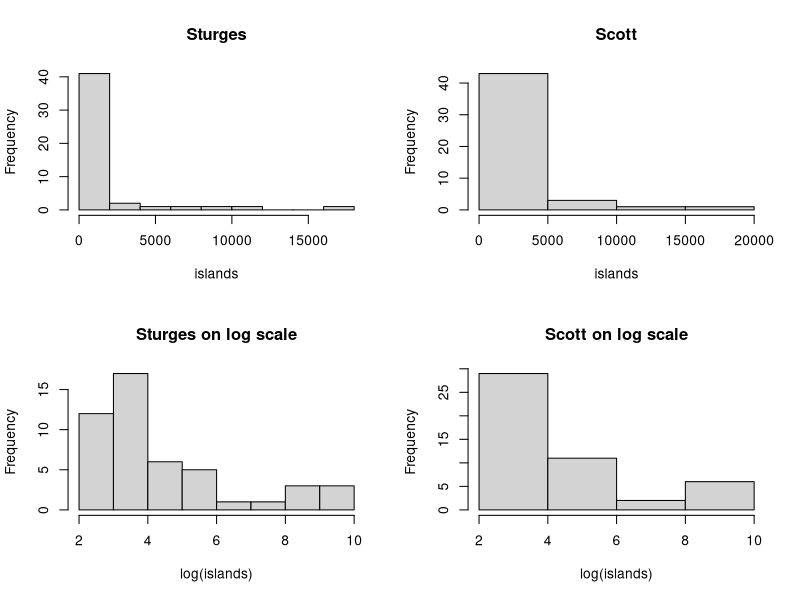
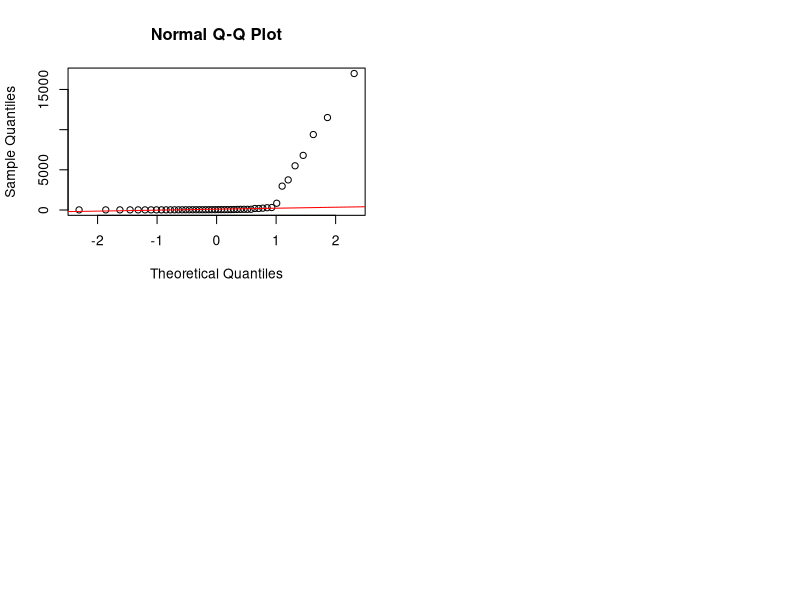
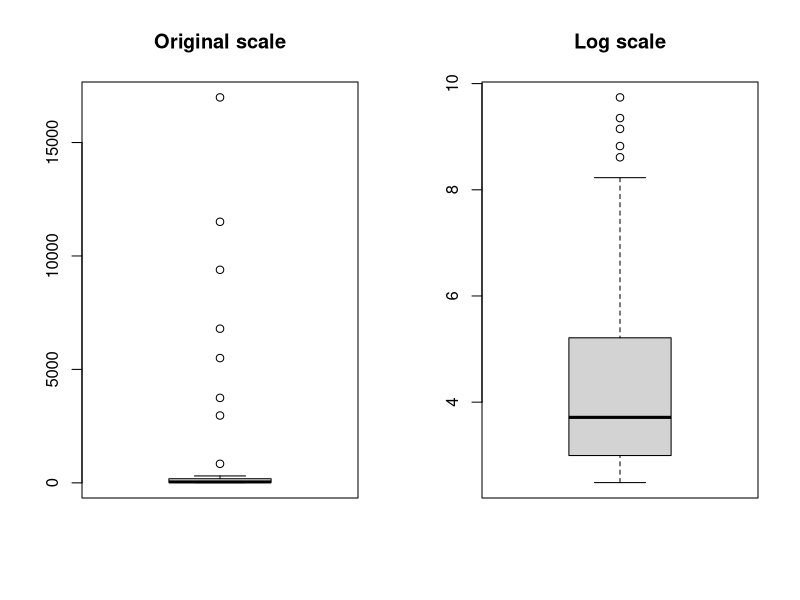
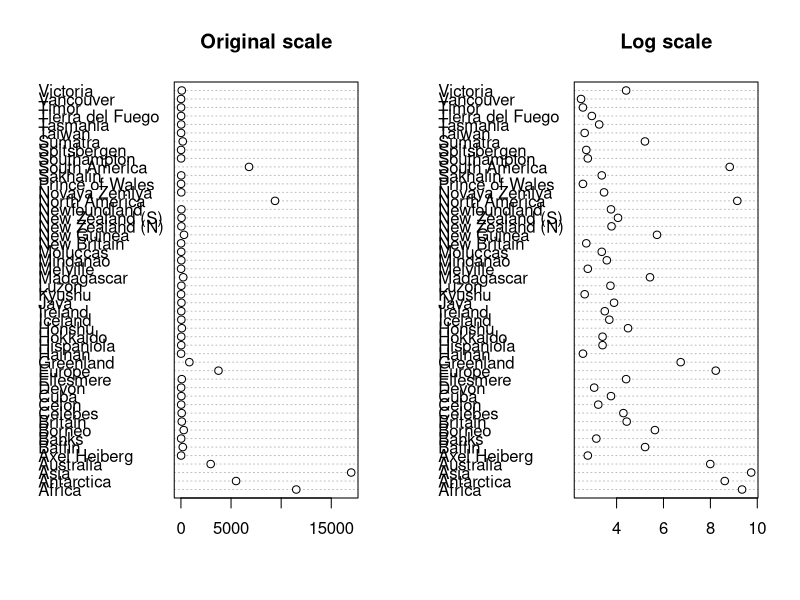
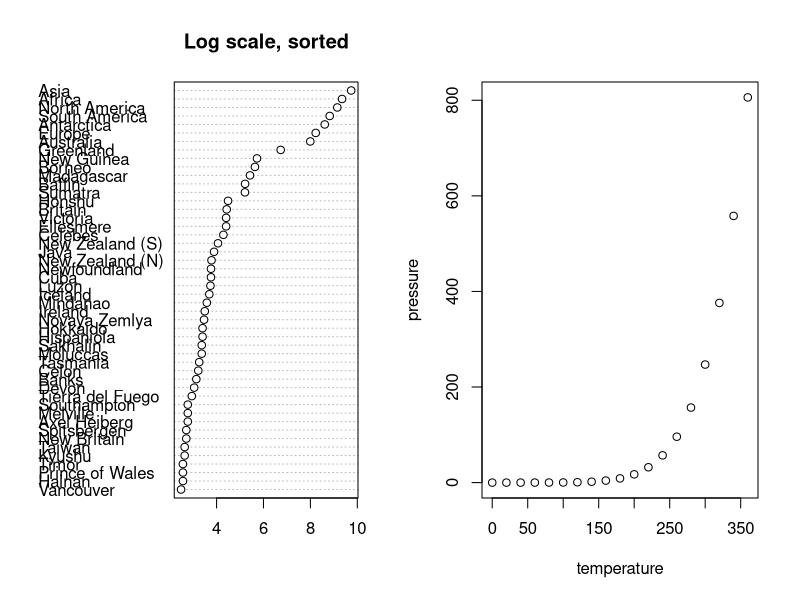
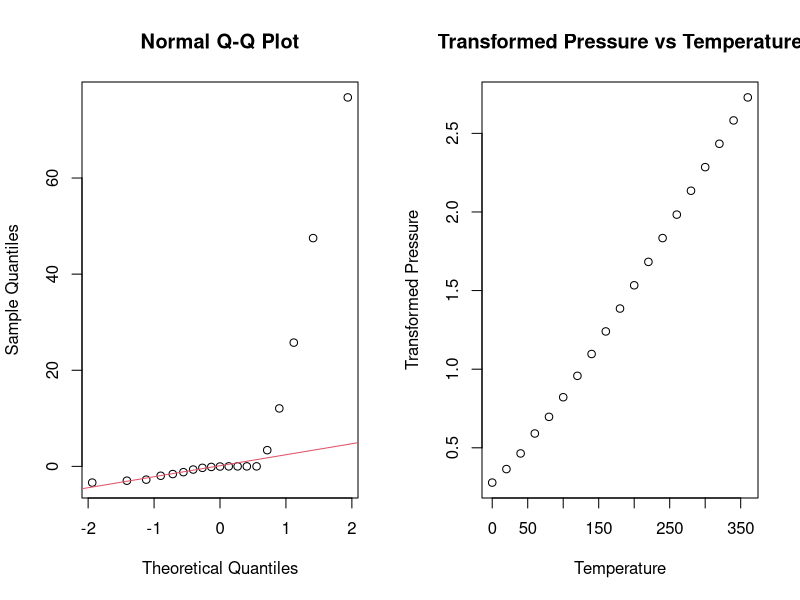
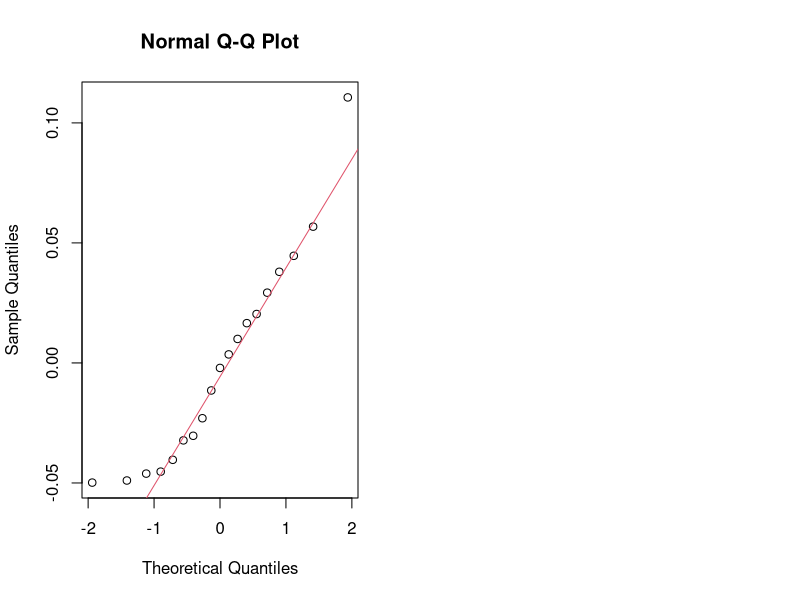

The R source for these figures, in order:
## ---- chunk 1
data(islands)

par(mfrow=c(2,2))
hist(islands, breaks = "Sturges", main = "Sturges")
hist(islands, breaks = "Scott", main = "Scott")
hist(log(islands), breaks = "Sturges", main = "Sturges on log scale")
hist(log(islands), breaks = "Scott", main = "Scott on log scale")
## ---- chunk 2
qqnorm(islands)
qqline(islands, col = "red")
## ---- chunk 3
par(mfrow=c(1,2))
boxplot(islands, main = "Original scale")
boxplot(log(islands), main = "Log scale")
## ---- chunk 4
par(mfrow=c(1,2))
dotchart(islands,main="Original scale")
dotchart(log(islands),main="Log scale")
## ---- chunk 5
dotchart(sort(log(islands)), main = "Log scale, sorted")
## ---- chunk 6
plot(pressure ~ temperature, data = pressure)# Calculate correlation coefficient


correlation <- cor(pressure$temperature, pressure$pressure)

# Check for linearity
if(abs(correlation) < 0.005) {
  cat("The variables are related linearly (correlation =", correlation, ").\n")
} else {
  cat("The variables are related nonlinearly (correlation =", correlation, ").\n")
}

## ---- chunk 7
# Calculate residuals
predicted_pressure <- (0.168 + 0.007 * pressure$temperature)^(20/3)
residuals <- pressure$pressure - predicted_pressure

# Construct a normal QQ plot
qqnorm(residuals)
qqline(residuals, col = 2)

# Assess normality
shapiro.test(residuals)
## ---- chunk 8
# Apply the power transformation y^(3/20) to pressure data values
transformed_pressure <- pressure$pressure^(3/20)

# Plot transformed values against temperature
plot(pressure$temperature, transformed_pressure,
     xlab = "Temperature", ylab = "Transformed Pressure",
     main = "Transformed Pressure vs Temperature")


# Calculate correlation coefficient between transformed pressure and temperature
correlation_transformed <- cor(pressure$temperature, transformed_pressure)

# Check for linearity
if(abs(correlation_transformed) < 0.005) {
  cat("The relationship between transformed pressure and temperature appears to 
      be linear (correlation =", correlation_transformed, ").\n")
} else {
  cat("The relationship between transformed pressure and temperature appears to 
      be nonlinear (correlation =", correlation_transformed, ").\n")
}


## ---- chunk 9
# Fit a linear regression model to transformed pressure values and temperature
lm_model_transformed <- lm(transformed_pressure ~ pressure$temperature)

# Predict transformed pressure values using the linear model
predicted_transformed_pressure <- predict(lm_model_transformed)

# Calculate residuals
residuals_transformed <- transformed_pressure - predicted_transformed_pressure

# Construct a normal QQ plot of residuals
qqnorm(residuals_transformed)
qqline(residuals_transformed, col = 2)

# Assess normality
shapiro.test(residuals_transformed)

